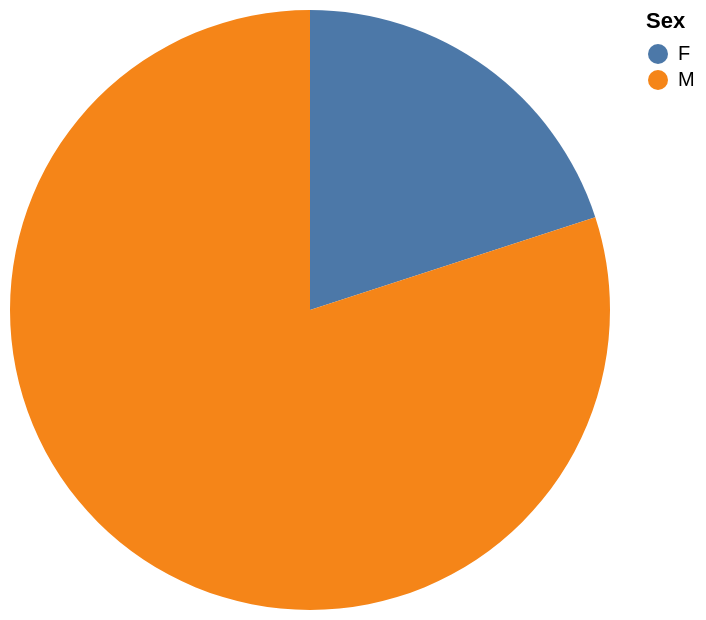

Vega-Lite specification for this chart:
### Vega-Lite specification from a JSON file in a GitHub repository (floating-point values rounded to 4 significant figures)
{"data": {"values": [{"x_data": "F", "y_data": 3}, {"x_data": "M", "y_data": 12}]}, "mark": "arc", "encoding": {"theta": {"field": "y_data", "type": "quantitative", "title": "count(*)"}, "color": {"field": "x_data", "type": "nominal", "title": "Sex"}}}
